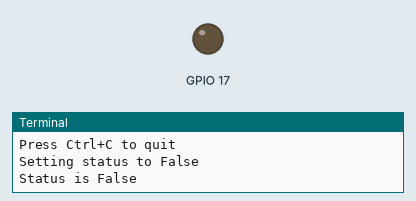
This program was run on a simulated Raspberry Pi (BCM pin numbers), started with the argument 17. Shown: output pins drawn as LEDs (lit = HIGH), the last lines printed to the terminal.

Above: at 2.5 s.
At 7.5 s:
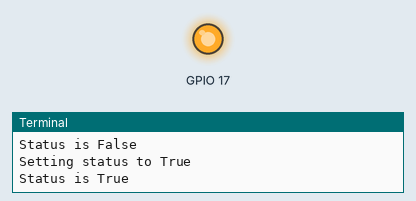
Timing chart, 0 to 13.0 s (numbered marks = the images above):
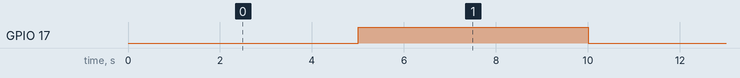

The program:

enable_pin.py
```python
#!/usr/bin/env python
import signal
import sys
import time
import RPi.GPIO as GPIO
import argparse

parser = argparse.ArgumentParser(description='Enable GPIO pin')
parser.add_argument('pin', metavar='pin', type=int, help='The pin to enable')
args = parser.parse_args()

pin = args.pin

GPIO.setmode(GPIO.BCM)

def signal_handler(signal, frame):
        GPIO.output(pin, False)
        print('You pressed Ctrl+C!')
        sys.exit(0)

signal.signal(signal.SIGINT, signal_handler)
print('Press Ctrl+C to quit')

status = True

while(True):

  GPIO.setup(pin, GPIO.OUT)
  print('Setting status to %s' % (not status))
  status = not status
  GPIO.output(pin, status)
  status = bool(GPIO.input(pin))
  print('Status is %s' % status)
  time.sleep(5)
```

Measured:
- by itself, GPIO 17: alternates HIGH for 5.0 s and LOW for 5.0 s
